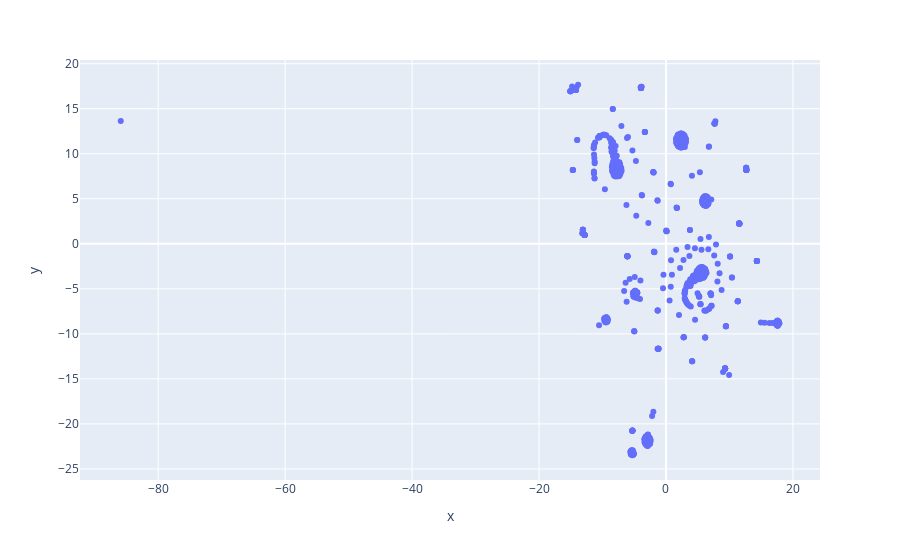

Here is the notebook cell this chart was saved with:
### Code cell
# x and y given as DataFrame columns
import plotly.express as px
fig = px.scatter(df_outcome_features_40, x="x", y="y")
fig.show()

### Figure 1 — Plotly figure (JSON) as saved in the notebook; plotly's stock layout.template omitted (floating-point values rounded to 4 significant figures; data arrays with more than 128 entries replaced by an {"elided": "..."} marker saying what was removed)
{"data": [{"hovertemplate": "x=%{x}<br>y=%{y}<extra></extra>", "legendgroup": "", "marker": {"color": "#636efa", "symbol": "circle"}, "mode": "markers", "name": "", "orientation": "v", "showlegend": false, "type": "scatter", "x": {"elided": "532 float values"}, "xaxis": "x", "y": {"elided": "532 float values"}, "yaxis": "y"}], "layout": {"legend": {"tracegroupgap": 0}, "margin": {"t": 60}, "xaxis": {"anchor": "y", "domain": [0, 1], "title": {"text": "x"}}, "yaxis": {"anchor": "x", "domain": [0, 1], "title": {"text": "y"}}}}
